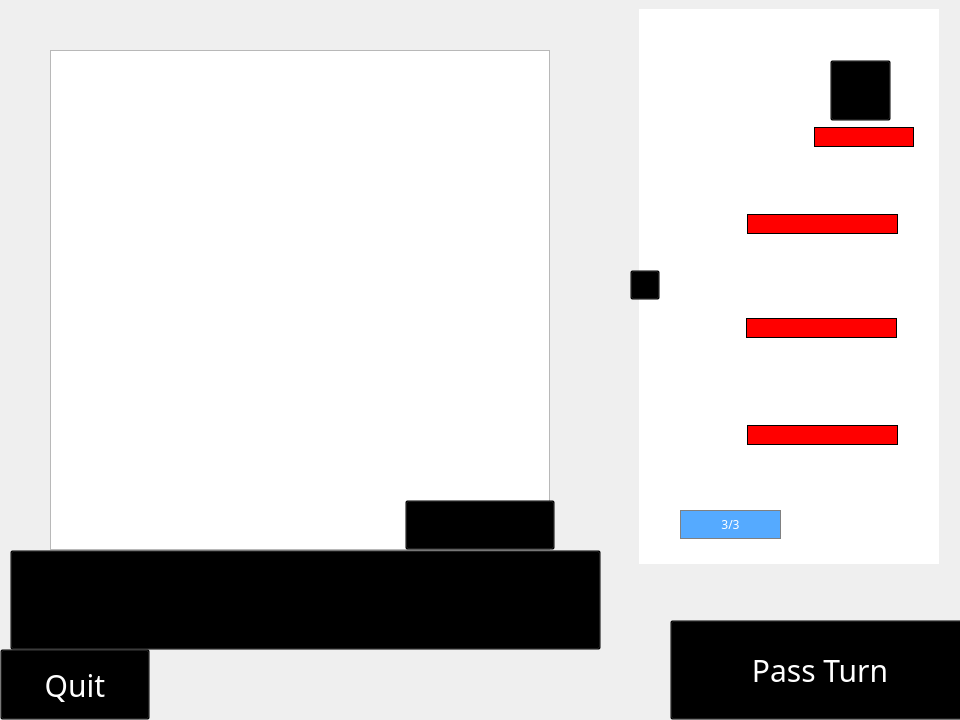
    <widget class="QWidget" name="game_background">
     <property name="maximumSize">
      <size>
       <width>960</width>
       <height>720</height>
      </size>
     </property>
     <widget class="QGraphicsView" name="game_board">
      <property name="geometry">
       <rect>
        <x>50</x>
        <y>50</y>
        <width>500</width>
        <height>500</height>
       </rect>
      </property>
      <property name="maximumSize">
       <size>
        <width>500</width>
        <height>500</height>
       </size>
      </property>
      <property name="cursor" stdset="0">
       <cursorShape>ArrowCursor</cursorShape>
      </property>
      <property name="styleSheet">
       <string notr="true"/>
      </property>
      <property name="verticalScrollBarPolicy">
       <enum>Qt::ScrollBarAlwaysOff</enum>
      </property>
      <property name="horizontalScrollBarPolicy">
       <enum>Qt::ScrollBarAlwaysOff</enum>
      </property>
     </widget>
     <widget class="QFrame" name="game_ui">
      <property name="geometry">
       <rect>
        <x>630</x>
        <y>0</y>
        <width>318</width>
        <height>573</height>
       </rect>
      </property>
      <property name="styleSheet">
       <string notr="true">border: 0px;</string>
      </property>
      <property name="frameShape">
       <enum>QFrame::StyledPanel</enum>
      </property>
      <property name="frameShadow">
       <enum>QFrame::Raised</enum>
      </property>
      <layout class="QGridLayout" name="gridLayout">
       <item row="0" column="0">
        <widget class="QGraphicsView" name="game_skill_ui">
         <property name="enabled">
          <bool>true</bool>
         </property>
         <property name="minimumSize">
          <size>
           <width>300</width>
           <height>555</height>
          </size>
         </property>
         <property name="maximumSize">
          <size>
           <width>300</width>
           <height>555</height>
          </size>
         </property>
         <property name="styleSheet">
          <string notr="true">border-image: url(:/resources/skillui.png);</string>
         </property>
        </widget>
       </item>
      </layout>
      <widget class="QLabel" name="game_skill2_label">
       <property name="geometry">
        <rect>
         <x>120</x>
         <y>343</y>
         <width>120</width>
         <height>20</height>
        </rect>
       </property>
       <property name="font">
        <font>
         <family>Vanilla Extract</family>
         <pointsize>10</pointsize>
        </font>
       </property>
       <property name="styleSheet">
        <string notr="true">color: white;</string>
       </property>
       <property name="text">
        <string>&lt;html&gt;&lt;head/&gt;&lt;body&gt;&lt;p&gt;&lt;br/&gt;&lt;/p&gt;&lt;/body&gt;&lt;/html&gt;</string>
       </property>
       <property name="textFormat">
        <enum>Qt::RichText</enum>
       </property>
      </widget>
      <widget class="QPushButton" name="game_skill1_button">
       <property name="geometry">
        <rect>
         <x>50</x>
         <y>200</y>
         <width>61</width>
         <height>61</height>
        </rect>
       </property>
       <property name="cursor">
        <cursorShape>PointingHandCursor</cursorShape>
       </property>
       <property name="text">
        <string/>
       </property>
      </widget>
      <widget class="QProgressBar" name="game_actionp">
       <property name="geometry">
        <rect>
         <x>50</x>
         <y>510</y>
         <width>101</width>
         <height>29</height>
        </rect>
       </property>
       <property name="font">
        <font>
         <family>Vanilla Extract</family>
        </font>
       </property>
       <property name="styleSheet">
        <string notr="true">
QProgressBar {color: white; background-color: black; border: 1px solid grey;}
QProgressBar::chunk {background-color: rgb(85, 170, 255);}



</string>
       </property>
       <property name="maximum">
        <number>3</number>
       </property>
       <property name="value">
        <number>3</number>
       </property>
       <property name="alignment">
        <set>Qt::AlignCenter</set>
       </property>
       <property name="orientation">
        <enum>Qt::Horizontal</enum>
       </property>
       <property name="invertedAppearance">
        <bool>false</bool>
       </property>
       <property name="textDirection">
        <enum>QProgressBar::TopToBottom</enum>
       </property>
       <property name="format">
        <string notr="true">%v/%m</string>
       </property>
      </widget>
      <widget class="QLabel" name="game_skill1_label">
       <property name="geometry">
        <rect>
         <x>120</x>
         <y>240</y>
         <width>120</width>
         <height>20</height>
        </rect>
       </property>
       <property name="font">
        <font>
         <family>Vanilla Extract</family>
         <pointsize>10</pointsize>
        </font>
       </property>
       <property name="styleSheet">
        <string notr="true">color: white;</string>
       </property>
       <property name="text">
        <string>&lt;html&gt;&lt;head/&gt;&lt;body&gt;&lt;p&gt;&lt;br/&gt;&lt;/p&gt;&lt;/body&gt;&lt;/html&gt;</string>
       </property>
       <property name="textFormat">
        <enum>Qt::RichText</enum>
       </property>
      </widget>
      <widget class="QLabel" name="game_ultimate_label">
       <property name="geometry">
        <rect>
         <x>120</x>
         <y>450</y>
         <width>120</width>
         <height>20</height>
        </rect>
       </property>
       <property name="font">
        <font>
         <family>Vanilla Extract</family>
         <pointsize>10</pointsize>
        </font>
       </property>
       <property name="styleSheet">
        <string notr="true">color: white;</string>
       </property>
       <property name="text">
        <string>&lt;html&gt;&lt;head/&gt;&lt;body&gt;&lt;p&gt;&lt;br/&gt;&lt;/p&gt;&lt;/body&gt;&lt;/html&gt;</string>
       </property>
       <property name="textFormat">
        <enum>Qt::RichText</enum>
       </property>
      </widget>
      <widget class="QPushButton" name="game_skill2_button">
       <property name="geometry">
        <rect>
         <x>50</x>
         <y>300</y>
         <width>61</width>
         <height>61</height>
        </rect>
       </property>
       <property name="cursor">
        <cursorShape>PointingHandCursor</cursorShape>
       </property>
       <property name="text">
        <string/>
       </property>
      </widget>
      <widget class="QPushButton" name="game_ultimate_button">
       <property name="geometry">
        <rect>
         <x>50</x>
         <y>410</y>
         <width>61</width>
         <height>61</height>
        </rect>
       </property>
       <property name="cursor">
        <cursorShape>PointingHandCursor</cursorShape>
       </property>
       <property name="text">
        <string/>
       </property>
      </widget>
      <widget class="QPushButton" name="game_skill1_info_button">
       <property name="enabled">
        <bool>true</bool>
       </property>
       <property name="geometry">
        <rect>
         <x>235</x>
         <y>240</y>
         <width>28</width>
         <height>16</height>
        </rect>
       </property>
       <property name="cursor">
        <cursorShape>PointingHandCursor</cursorShape>
       </property>
       <property name="styleSheet">
        <string notr="true">background: transparent;
border: 0px;</string>
       </property>
       <property name="text">
        <string/>
       </property>
      </widget>
      <widget class="QPushButton" name="game_skill2_info_button">
       <property name="geometry">
        <rect>
         <x>235</x>
         <y>340</y>
         <width>28</width>
         <height>21</height>
        </rect>
       </property>
       <property name="cursor">
        <cursorShape>PointingHandCursor</cursorShape>
       </property>
       <property name="styleSheet">
        <string notr="true">background: transparent;
border: 0px;</string>
       </property>
       <property name="text">
        <string/>
       </property>
      </widget>
      <widget class="QPushButton" name="game_ultimate_info_button">
       <property name="geometry">
        <rect>
         <x>235</x>
         <y>450</y>
         <width>28</width>
         <height>21</height>
        </rect>
       </property>
       <property name="cursor">
        <cursorShape>PointingHandCursor</cursorShape>
       </property>
       <property name="styleSheet">
        <string notr="true">background: transparent;
border: 0px;</string>
       </property>
       <property name="text">
        <string/>
       </property>
      </widget>
      <widget class="QLabel" name="game_skill1_warning">
       <property name="enabled">
        <bool>true</bool>
       </property>
       <property name="geometry">
        <rect>
         <x>117</x>
         <y>214</y>
         <width>151</width>
         <height>20</height>
        </rect>
       </property>
       <property name="maximumSize">
        <size>
         <width>300</width>
         <height>40</height>
        </size>
       </property>
       <property name="styleSheet">
        <string notr="true">color: white;
background-color: red;
border: 1px solid black;</string>
       </property>
       <property name="inputMethodHints">
        <set>Qt::ImhMultiLine</set>
       </property>
       <property name="frameShape">
        <enum>QFrame::Box</enum>
       </property>
       <property name="frameShadow">
        <enum>QFrame::Sunken</enum>
       </property>
       <property name="text">
        <string>&lt;html&gt;&lt;head/&gt;&lt;body&gt;&lt;p align=&quot;center&quot;&gt;&lt;br/&gt;&lt;/p&gt;&lt;/body&gt;&lt;/html&gt;</string>
       </property>
       <property name="textFormat">
        <enum>Qt::RichText</enum>
       </property>
       <property name="alignment">
        <set>Qt::AlignCenter</set>
       </property>
      </widget>
      <zorder>game_skill_ui</zorder>
      <zorder>game_skill1_warning</zorder>
      <zorder>game_skill1_button</zorder>
      <zorder>game_skill1_info_button</zorder>
      <zorder>game_actionp</zorder>
      <zorder>game_skill1_label</zorder>
      <zorder>game_skill2_button</zorder>
      <zorder>game_skill2_info_button</zorder>
      <zorder>game_skill2_label</zorder>
      <zorder>game_ultimate_button</zorder>
      <zorder>game_ultimate_info_button</zorder>
      <zorder>game_ultimate_label</zorder>
     </widget>
     <widget class="QToolButton" name="game_board_button">
      <property name="geometry">
       <rect>
        <x>10</x>
        <y>550</y>
        <width>591</width>
        <height>100</height>
       </rect>
      </property>
      <property name="sizePolicy">
       <sizepolicy hsizetype="Fixed" vsizetype="Fixed">
        <horstretch>0</horstretch>
        <verstretch>0</verstretch>
       </sizepolicy>
      </property>
      <property name="font">
       <font>
        <family>Vanilla Extract</family>
        <pointsize>-1</pointsize>
       </font>
      </property>
      <property name="cursor">
       <cursorShape>PointingHandCursor</cursorShape>
      </property>
      <property name="styleSheet">
       <string notr="true">
QToolButton::hover{ color: white; background: transparent; font-size: 45px;}
QToolButton {background: transparent; color: white; font-size: 35px;}
</string>
      </property>
      <property name="text">
       <string/>
      </property>
      <property name="icon">
       <iconset theme="applications-games"/>
      </property>
     </widget>
     <widget class="QToolButton" name="game_turn_button">
      <property name="geometry">
       <rect>
        <x>670</x>
        <y>620</y>
        <width>300</width>
        <height>100</height>
       </rect>
      </property>
      <property name="font">
       <font>
        <family>Vanilla Extract</family>
        <pointsize>-1</pointsize>
       </font>
      </property>
      <property name="cursor">
       <cursorShape>PointingHandCursor</cursorShape>
      </property>
      <property name="styleSheet">
       <string notr="true">
QToolButton::hover{ color: white; background: transparent; font-size: 40px;}
QToolButton {background: transparent; color: white; font-size: 30px;}
</string>
      </property>
      <property name="text">
       <string>Pass Turn</string>
      </property>
     </widget>
     <widget class="QPushButton" name="game_continue_button">
      <property name="geometry">
       <rect>
        <x>405</x>
        <y>500</y>
        <width>150</width>
        <height>50</height>
       </rect>
      </property>
      <property name="cursor">
       <cursorShape>PointingHandCursor</cursorShape>
      </property>
      <property name="styleSheet">
       <string notr="true">background:transparent;</string>
      </property>
      <property name="text">
       <string/>
      </property>
     </widget>
     <widget class="QWidget" name="game_victory" native="true">
      <property name="enabled">
       <bool>false</bool>
      </property>
      <property name="geometry">
       <rect>
        <x>0</x>
        <y>0</y>
        <width>0</width>
        <height>0</height>
       </rect>
      </property>
     </widget>
     <widget class="QWidget" name="game_skill_info" native="true">
      <property name="geometry">
       <rect>
        <x>0</x>
        <y>0</y>
        <width>0</width>
        <height>0</height>
       </rect>
      </property>
      <property name="styleSheet">
       <string notr="true">image: url(:/resources/captain_textBar.png);</string>
      </property>
      <widget class="QPlainTextEdit" name="game_skill_info_desc">
       <property name="geometry">
        <rect>
         <x>300</x>
         <y>330</y>
         <width>361</width>
         <height>71</height>
        </rect>
       </property>
       <property name="maximumSize">
        <size>
         <width>380</width>
         <height>100</height>
        </size>
       </property>
       <property name="font">
        <font>
         <family>KG Red Hands</family>
         <pointsize>12</pointsize>
         <bold>false</bold>
        </font>
       </property>
       <property name="styleSheet">
        <string notr="true">color:white;
background: transparent;
border:0px;</string>
       </property>
       <property name="verticalScrollBarPolicy">
        <enum>Qt::ScrollBarAlwaysOff</enum>
       </property>
       <property name="horizontalScrollBarPolicy">
        <enum>Qt::ScrollBarAlwaysOff</enum>
       </property>
       <property name="plainText">
        <string/>
       </property>
       <property name="textInteractionFlags">
        <set>Qt::NoTextInteraction</set>
       </property>
      </widget>
      <widget class="QPlainTextEdit" name="game_skill_info_name">
       <property name="geometry">
        <rect>
         <x>340</x>
         <y>270</y>
         <width>321</width>
         <height>31</height>
        </rect>
       </property>
       <property name="maximumSize">
        <size>
         <width>380</width>
         <height>100</height>
        </size>
       </property>
       <property name="font">
        <font>
         <family>KG Red Hands</family>
         <pointsize>14</pointsize>
         <bold>false</bold>
        </font>
       </property>
       <property name="styleSheet">
        <string notr="true">color:white;
background: transparent;
border:0px;</string>
       </property>
       <property name="verticalScrollBarPolicy">
        <enum>Qt::ScrollBarAlwaysOff</enum>
       </property>
       <property name="horizontalScrollBarPolicy">
        <enum>Qt::ScrollBarAlwaysOff</enum>
       </property>
       <property name="plainText">
        <string/>
       </property>
       <property name="textInteractionFlags">
        <set>Qt::NoTextInteraction</set>
       </property>
      </widget>
     </widget>
     <widget class="QPushButton" name="game_skill_info_button">
      <property name="enabled">
       <bool>false</bool>
      </property>
      <property name="geometry">
       <rect>
        <x>630</x>
        <y>270</y>
        <width>30</width>
        <height>30</height>
       </rect>
      </property>
      <property name="font">
       <font>
        <family>KG Red Hands</family>
        <pointsize>9</pointsize>
       </font>
      </property>
      <property name="cursor">
       <cursorShape>PointingHandCursor</cursorShape>
      </property>
      <property name="styleSheet">
       <string notr="true">background:transparent;
</string>
      </property>
      <property name="text">
       <string/>
      </property>
     </widget>
     <widget class="QToolButton" name="game_quit">
      <property name="geometry">
       <rect>
        <x>0</x>
        <y>649</y>
        <width>150</width>
        <height>71</height>
       </rect>
      </property>
      <property name="font">
       <font>
        <family>Vanilla Extract</family>
        <pointsize>-1</pointsize>
       </font>
      </property>
      <property name="cursor">
       <cursorShape>PointingHandCursor</cursorShape>
      </property>
      <property name="styleSheet">
       <string notr="true">
QToolButton::hover{ color: white; background: transparent; font-size: 40px;}
QToolButton {background: transparent; color: white; font-size: 30px;}
</string>
      </property>
      <property name="text">
       <string>Quit</string>
      </property>
     </widget>
     <widget class="QLabel" name="game_skill2_warning">
      <property name="enabled">
       <bool>true</bool>
      </property>
      <property name="geometry">
       <rect>
        <x>746</x>
        <y>318</y>
        <width>151</width>
        <height>20</height>
       </rect>
      </property>
      <property name="maximumSize">
       <size>
        <width>300</width>
        <height>40</height>
       </size>
      </property>
      <property name="styleSheet">
       <string notr="true">color: white;
background-color: red;
border: 1px solid black;</string>
      </property>
      <property name="inputMethodHints">
       <set>Qt::ImhMultiLine</set>
      </property>
      <property name="frameShape">
       <enum>QFrame::Box</enum>
      </property>
      <property name="frameShadow">
       <enum>QFrame::Sunken</enum>
      </property>
      <property name="text">
       <string>&lt;html&gt;&lt;head/&gt;&lt;body&gt;&lt;p align=&quot;center&quot;&gt;&lt;br/&gt;&lt;/p&gt;&lt;/body&gt;&lt;/html&gt;</string>
      </property>
      <property name="textFormat">
       <enum>Qt::RichText</enum>
      </property>
      <property name="alignment">
       <set>Qt::AlignCenter</set>
      </property>
     </widget>
     <widget class="QLabel" name="game_ultimate_warning">
      <property name="enabled">
       <bool>true</bool>
      </property>
      <property name="geometry">
       <rect>
        <x>747</x>
        <y>425</y>
        <width>151</width>
        <height>20</height>
       </rect>
      </property>
      <property name="maximumSize">
       <size>
        <width>300</width>
        <height>40</height>
       </size>
      </property>
      <property name="styleSheet">
       <string notr="true">color: white;
background-color: red;
border: 1px solid black;</string>
      </property>
      <property name="inputMethodHints">
       <set>Qt::ImhMultiLine</set>
      </property>
      <property name="frameShape">
       <enum>QFrame::Box</enum>
      </property>
      <property name="frameShadow">
       <enum>QFrame::Sunken</enum>
      </property>
      <property name="text">
       <string>&lt;html&gt;&lt;head/&gt;&lt;body&gt;&lt;p align=&quot;center&quot;&gt;&lt;br/&gt;&lt;/p&gt;&lt;/body&gt;&lt;/html&gt;</string>
      </property>
      <property name="textFormat">
       <enum>Qt::RichText</enum>
      </property>
      <property name="alignment">
       <set>Qt::AlignCenter</set>
      </property>
     </widget>
     <widget class="QPushButton" name="game_normal_info_button">
      <property name="geometry">
       <rect>
        <x>896</x>
        <y>102</y>
        <width>28</width>
        <height>21</height>
       </rect>
      </property>
      <property name="cursor">
       <cursorShape>PointingHandCursor</cursorShape>
      </property>
      <property name="styleSheet">
       <string notr="true">background: transparent;
border: 0px;</string>
      </property>
      <property name="text">
       <string/>
      </property>
     </widget>
     <widget class="QPushButton" name="game_normal_button">
      <property name="geometry">
       <rect>
        <x>830</x>
        <y>60</y>
        <width>61</width>
        <height>61</height>
       </rect>
      </property>
      <property name="cursor">
       <cursorShape>PointingHandCursor</cursorShape>
      </property>
      <property name="styleSheet">
       <string notr="true">background: transparent;</string>
      </property>
      <property name="text">
       <string/>
      </property>
     </widget>
     <widget class="QLabel" name="game_normal_warning">
      <property name="enabled">
       <bool>true</bool>
      </property>
      <property name="geometry">
       <rect>
        <x>814</x>
        <y>127</y>
        <width>100</width>
        <height>20</height>
       </rect>
      </property>
      <property name="maximumSize">
       <size>
        <width>300</width>
        <height>40</height>
       </size>
      </property>
      <property name="styleSheet">
       <string notr="true">color: white;
background-color: red;
border: 1px solid black;</string>
      </property>
      <property name="inputMethodHints">
       <set>Qt::ImhMultiLine</set>
      </property>
      <property name="frameShape">
       <enum>QFrame::Box</enum>
      </property>
      <property name="frameShadow">
       <enum>QFrame::Sunken</enum>
      </property>
      <property name="text">
       <string>&lt;html&gt;&lt;head/&gt;&lt;body&gt;&lt;p align=&quot;center&quot;&gt;&lt;br/&gt;&lt;/p&gt;&lt;/body&gt;&lt;/html&gt;</string>
      </property>
      <property name="textFormat">
       <enum>Qt::RichText</enum>
      </property>
      <property name="alignment">
       <set>Qt::AlignCenter</set>
      </property>
     </widget>
    </widget>
